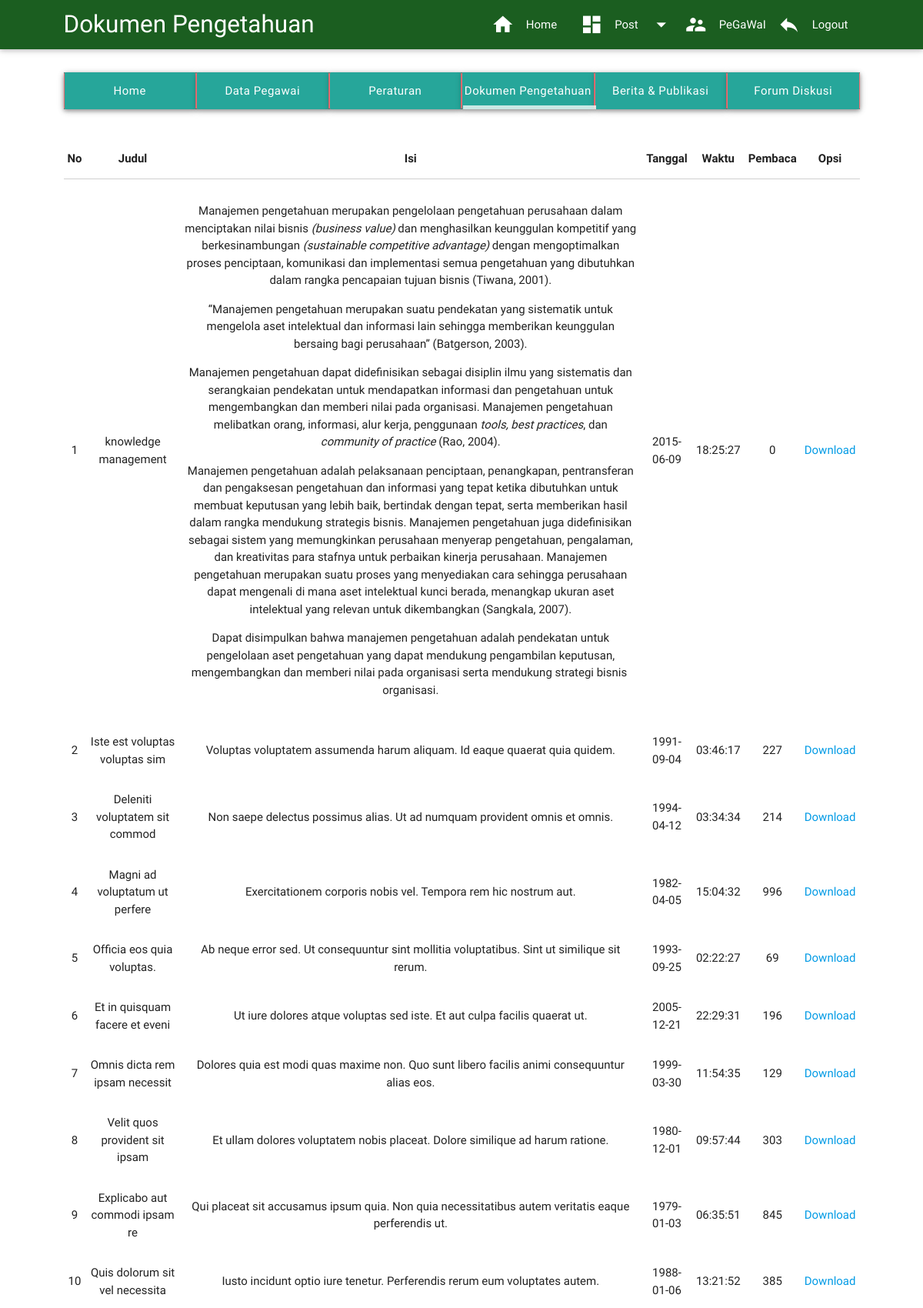
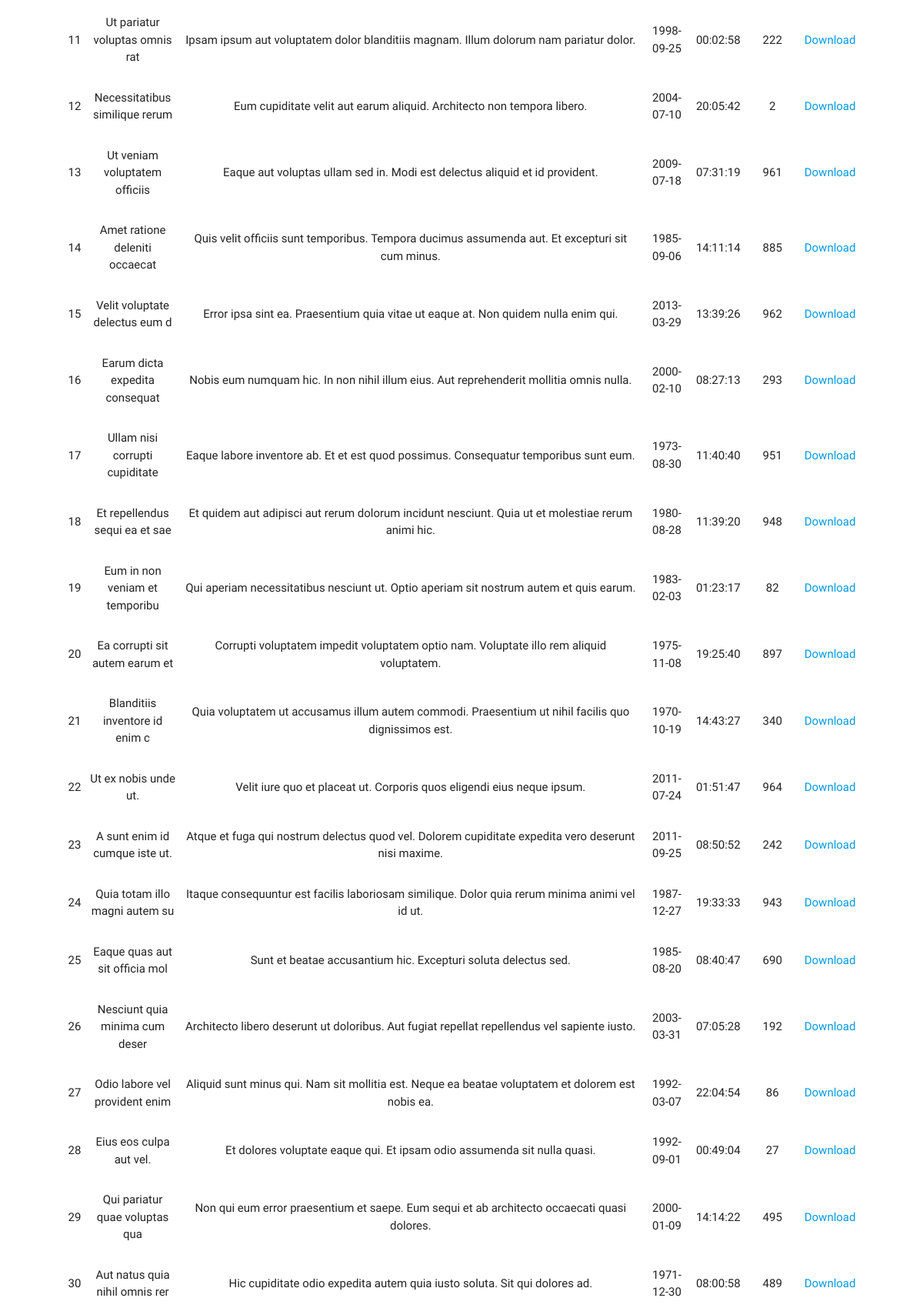
Page /pegawai/module/dokumen/tampil.php (signed in, upper part) on the committed database (2 pictures, top to bottom).
### tables this page shows
CREATE TABLE IF NOT EXISTS `dokumen` (
  `id` int(5) NOT NULL AUTO_INCREMENT,
  `judul` varchar(30) NOT NULL,
  `isi` text NOT NULL,
  `tanggal` date NOT NULL,
  `waktu` time NOT NULL,
  `baca` int(10) NOT NULL,
  `gambar` varchar(100) NOT NULL,
  `divisi` char(2) DEFAULT NULL,
  PRIMARY KEY (`id`)
);

### pegawai/module/dokumen/tampil.php (the view, shortened to what this page needs)
<?php
require "includes/header_artikel.php";
?>
<body>
        <main style="margin-top:30px; margin-bottom:30px;">
        <div class="container">
		<div class="row">
        <div class="col s12">
                <ul class="tabs z-depth-1">
                        <li class="tab col s12 m2 l2 teal"><a class="white-text btn" href="#home">Home</a></li>
                        <li class="tab col s12 m2 l2 teal"><a class="white-text btn" href="#pegawai">Data Pegawai</a></li>
                        <li class="tab col s12 m2 l2 teal"><a class="white-text btn" href="#peraturan">Peraturan</a></li>
                        <li class="tab col s12 m2 l2 teal"><a class="white-text btn active" href="#dokumen">Dokumen Pengetahuan</a></li>
                        <li class="tab col s12 m2 l2 teal"><a class="white-text btn" href="#berita">Berita & Publikasi</a></li>
                        <li class="tab col s12 m2 l2 teal"><a class="white-text btn" href="#forum">Forum Diskusi</a></li>
                </ul>
        </div>
		<div class="col s12 section container" id="dokumen"> <br>
      <div class="section">
        <table class="hoverable centered responsive-table">
          <thead>
              <tr>
                <th>No</th>
                <th>Judul</th>
                <th>Isi</th>
                <th>Tanggal</th>
                <th>Waktu</th>
                <th>Pembaca</th>
                <th>Opsi</th>
              </tr>
          </thead>
	<?php
	$no = 1;
	$query2 = "SELECT * from dokumen ";
	$sql = mysql_query ($query2);
	while ($hasil = mysql_fetch_array ($sql)) {
			?>
				<tbody>
				<tr>
					<td><?php echo $no?></td>
					<td><?php echo $hasil['judul']?></td>
                    <td><?php echo $hasil['isi']?></td>
					<td><?php echo $hasil['tanggal']?></td>
					<td><?php echo $hasil['waktu']?></td>
					<td><?php echo $hasil['baca']?></td>
					<td>
					<a href="laporan.php?id=<?php echo $hasil ['id'];?>">Download</a>
					</td>
				</tr>
				</tbody>
				<?php $no++; ?>
				<?php } ?>
				 </table>
      </div>
      <br>
      <br>
        </div></div> </div>
    </main>
</body>
</html>

### pegawai/module/dokumen/includes/header_artikel.php (style rules this page uses)
body { display: flex; min-height: 100vh; flex-direction: column; }
main { flex: 1 0 auto }
.container { width:90% }

### pegawai/module/dokumen/tampil.php (style rules this page uses)
.tabs .tab a { text-transform: capitalize; line-height: inherit; padding: 0; }
.tabs .tab a { border: 0.1rem solid #ee6e73; border-top: none; border-bottom: none; }

### rows in the picture
dokumen: judul "knowledge management", isi "Manajemen pengetahuan merupakan pengelolaan pengetahuan perusahaan dalam menciptakan nilai bisnis (business value) dan menghasilkan keunggulan kompetitif yang berkesinambungan (sustainable competitive advantage) dengan mengoptimalkan proses penciptaan, komunikasi dan implementasi semua pengetahuan yang dibutuhkan dalam rangka pencapaian tujuan bisnis (Tiwana, 2001). “Manajemen pengetahuan merupakan suatu pendekatan yang sistematik untuk mengelola aset intelektual dan informasi lain sehingga memberikan keunggulan bersaing bagi perusahaan” (Batgerson, 2003). Manajemen pengetahuan dapat didefinisikan sebagai disiplin ilmu yang sistematis dan serangkaian pendekatan untuk mendapatkan informasi…", tanggal "2015-06-09", waktu "18:25:27", baca "0"
dokumen: judul "Iste est voluptas voluptas sim", isi "Voluptas voluptatem assumenda harum aliquam. Id eaque quaerat quia quidem.", tanggal "1991-09-04", waktu "03:46:17", baca "227"
dokumen: judul "Deleniti voluptatem sit commod", isi "Non saepe delectus possimus alias. Ut ad numquam provident omnis et omnis.", tanggal "1994-04-12", waktu "03:34:34", baca "214"
dokumen: judul "Magni ad voluptatum ut perfere", isi "Exercitationem corporis nobis vel. Tempora rem hic nostrum aut.", tanggal "1982-04-05", waktu "15:04:32", baca "996"
dokumen: judul "Officia eos quia voluptas.", isi "Ab neque error sed. Ut consequuntur sint mollitia voluptatibus. Sint ut similique sit rerum.", tanggal "1993-09-25", waktu "02:22:27", baca "69"
dokumen: judul "Et in quisquam facere et eveni", isi "Ut iure dolores atque voluptas sed iste. Et aut culpa facilis quaerat ut.", tanggal "2005-12-21", waktu "22:29:31", baca "196"
dokumen: judul "Omnis dicta rem ipsam necessit", isi "Dolores quia est modi quas maxime non. Quo sunt libero facilis animi consequuntur alias eos.", tanggal "1999-03-30", waktu "11:54:35", baca "129"
dokumen: judul "Velit quos provident sit ipsam", isi "Et ullam dolores voluptatem nobis placeat. Dolore similique ad harum ratione.", tanggal "1980-12-01", waktu "09:57:44", baca "303"
dokumen: judul "Explicabo aut commodi ipsam re", isi "Qui placeat sit accusamus ipsum quia. Non quia necessitatibus autem veritatis eaque perferendis ut.", tanggal "1979-01-03", waktu "06:35:51", baca "845"
dokumen: judul "Quis dolorum sit vel necessita", isi "Iusto incidunt optio iure tenetur. Perferendis rerum eum voluptates autem.", tanggal "1988-01-06", waktu "13:21:52", baca "385"
dokumen: judul "Ut pariatur voluptas omnis rat", isi "Ipsam ipsum aut voluptatem dolor blanditiis magnam. Illum dolorum nam pariatur dolor.", tanggal "1998-09-25", waktu "00:02:58", baca "222"
dokumen: judul "Necessitatibus similique rerum", isi "Eum cupiditate velit aut earum aliquid. Architecto non tempora libero.", tanggal "2004-07-10", waktu "20:05:42", baca "2"
dokumen: judul "Ut veniam voluptatem officiis", isi "Eaque aut voluptas ullam sed in. Modi est delectus aliquid et id provident.", tanggal "2009-07-18", waktu "07:31:19", baca "961"
dokumen: judul "Amet ratione deleniti occaecat", isi "Quis velit officiis sunt temporibus. Tempora ducimus assumenda aut. Et excepturi sit cum minus.", tanggal "1985-09-06", waktu "14:11:14", baca "885"
dokumen: judul "Velit voluptate delectus eum d", isi "Error ipsa sint ea. Praesentium quia vitae ut eaque at. Non quidem nulla enim qui.", tanggal "2013-03-29", waktu "13:39:26", baca "962"
dokumen: judul "Earum dicta expedita consequat", isi "Nobis eum numquam hic. In non nihil illum eius. Aut reprehenderit mollitia omnis nulla.", tanggal "2000-02-10", waktu "08:27:13", baca "293"
dokumen: judul "Ullam nisi corrupti cupiditate", isi "Eaque labore inventore ab. Et et est quod possimus. Consequatur temporibus sunt eum.", tanggal "1973-08-30", waktu "11:40:40", baca "951"
dokumen: judul "Et repellendus sequi ea et sae", isi "Et quidem aut adipisci aut rerum dolorum incidunt nesciunt. Quia ut et molestiae rerum animi hic.", tanggal "1980-08-28", waktu "11:39:20", baca "948"
dokumen: judul "Eum in non veniam et temporibu", isi "Qui aperiam necessitatibus nesciunt ut. Optio aperiam sit nostrum autem et quis earum.", tanggal "1983-02-03", waktu "01:23:17", baca "82"
dokumen: judul "Ea corrupti sit autem earum et", isi "Corrupti voluptatem impedit voluptatem optio nam. Voluptate illo rem aliquid voluptatem.", tanggal "1975-11-08", waktu "19:25:40", baca "897"
dokumen: judul "Blanditiis inventore id enim c", isi "Quia voluptatem ut accusamus illum autem commodi. Praesentium ut nihil facilis quo dignissimos est.", tanggal "1970-10-19", waktu "14:43:27", baca "340"
dokumen: judul "Ut ex nobis unde ut.", isi "Velit iure quo et placeat ut. Corporis quos eligendi eius neque ipsum.", tanggal "2011-07-24", waktu "01:51:47", baca "964"
dokumen: judul "A sunt enim id cumque iste ut.", isi "Atque et fuga qui nostrum delectus quod vel. Dolorem cupiditate expedita vero deserunt nisi maxime.", tanggal "2011-09-25", waktu "08:50:52", baca "242"
dokumen: judul "Quia totam illo magni autem su", isi "Itaque consequuntur est facilis laboriosam similique. Dolor quia rerum minima animi vel id ut.", tanggal "1987-12-27", waktu "19:33:33", baca "943"
dokumen: judul "Eaque quas aut sit officia mol", isi "Sunt et beatae accusantium hic. Excepturi soluta delectus sed.", tanggal "1985-08-20", waktu "08:40:47", baca "690"
dokumen: judul "Nesciunt quia minima cum deser", isi "Architecto libero deserunt ut doloribus. Aut fugiat repellat repellendus vel sapiente iusto.", tanggal "2003-03-31", waktu "07:05:28", baca "192"
dokumen: judul "Odio labore vel provident enim", isi "Aliquid sunt minus qui. Nam sit mollitia est. Neque ea beatae voluptatem et dolorem est nobis ea.", tanggal "1992-03-07", waktu "22:04:54", baca "86"
dokumen: judul "Eius eos culpa aut vel.", isi "Et dolores voluptate eaque qui. Et ipsam odio assumenda sit nulla quasi.", tanggal "1992-09-01", waktu "00:49:04", baca "27"
dokumen: judul "Qui pariatur quae voluptas qua", isi "Non qui eum error praesentium et saepe. Eum sequi et ab architecto occaecati quasi dolores.", tanggal "2000-01-09", waktu "14:14:22", baca "495"
dokumen: judul "Aut natus quia nihil omnis rer", isi "Hic cupiditate odio expedita autem quia iusto soluta. Sit qui dolores ad.", tanggal "1971-12-30", waktu "08:00:58", baca "489"

### other values in the picture
$_SESSION['nama_lengkap'] "PeGaWaI"
